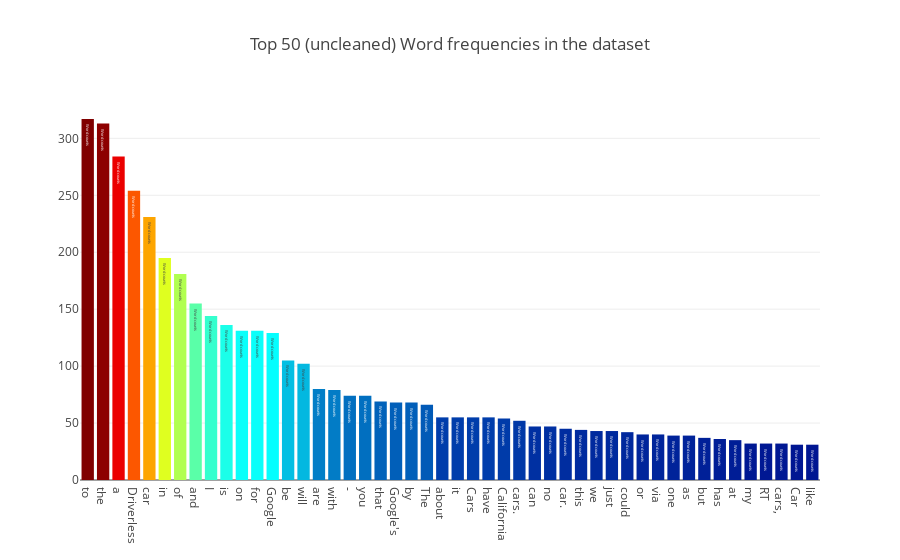

This figure's notebook cell:
### Markdown cell above
### Plotting for the Top 50 word frequencies

### Code cell
all_words = check_words.str.split(expand=True).unstack().value_counts()
data = [go.Bar(
            x = all_words.index.values[2:50],
            y = all_words.values[2:50],
            marker= dict(colorscale='Jet',
                         color = all_words.values[2:100]
                        ),
            text='Word counts'
    )]

layout = go.Layout(
    title='Top 50 (uncleaned) Word frequencies in the dataset'
)

fig = go.Figure(data=data, layout=layout)

py.iplot(fig, filename='basic-bar')

### Figure 1 — Plotly figure (JSON) as saved in the notebook; plotly's stock layout.template omitted (floating-point values rounded to 4 significant figures)
{"data": [{"marker": {"color": [317, 313, 284, 254, 231, 195, 181, 155, 144, 136, 131, 131, 129, 105, 102, 80, 79, 74, 74, 69, 68, 68, 66, 55, 55, 55, 55, 54, 52, 47, 47, 45, 44, 43, 43, 42, 40, 40, 39, 39, 37, 36, 35, 32, 32, 32, 31, 31, 31, 30, 29, 28, 28, 27, 27, 27, 27, 26, 25, 25, 25, 24, 24, 23, 23, 23, 22, 22, 22, 22, 21, 21, 21, 21, 21, 21, 20, 20, 20, 20, 20, 20, 20, 20, 19, 19, 19, 19, 18, 18, 18, 18, 18, 18, 18, 18, 18, 17], "colorscale": "Jet"}, "text": "Word counts", "type": "bar", "uid": "294c66d4-ce93-438b-bf97-642133a185a4", "x": ["to", "the", "a", "Driverless", "car", "in", "of", "and", "I", "is", "on", "for", "Google", "be", "will", "are", "with", "-", "you", "that", "Google's", "by", "The", "about", "it", "Cars", "have", "California", "cars.", "can", "no", "car.", "this", "we", "just", "could", "or", "via", "one", "as", "but", "has", "at", "my", "RT", "cars,", "Car", "like"], "y": [317, 313, 284, 254, 231, 195, 181, 155, 144, 136, 131, 131, 129, 105, 102, 80, 79, 74, 74, 69, 68, 68, 66, 55, 55, 55, 55, 54, 52, 47, 47, 45, 44, 43, 43, 42, 40, 40, 39, 39, 37, 36, 35, 32, 32, 32, 31, 31]}], "layout": {"title": {"text": "Top 50 (uncleaned) Word frequencies in the dataset"}}}
